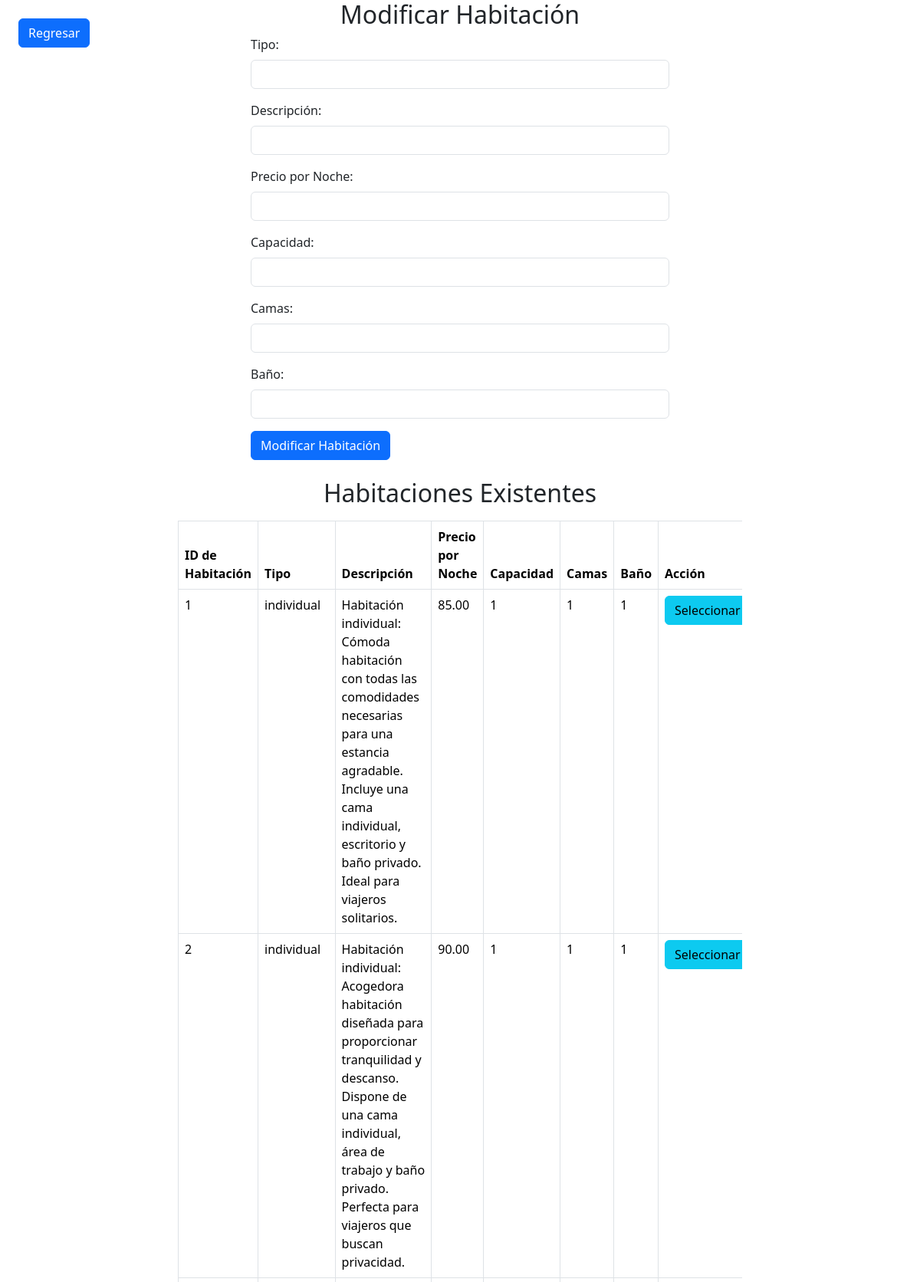
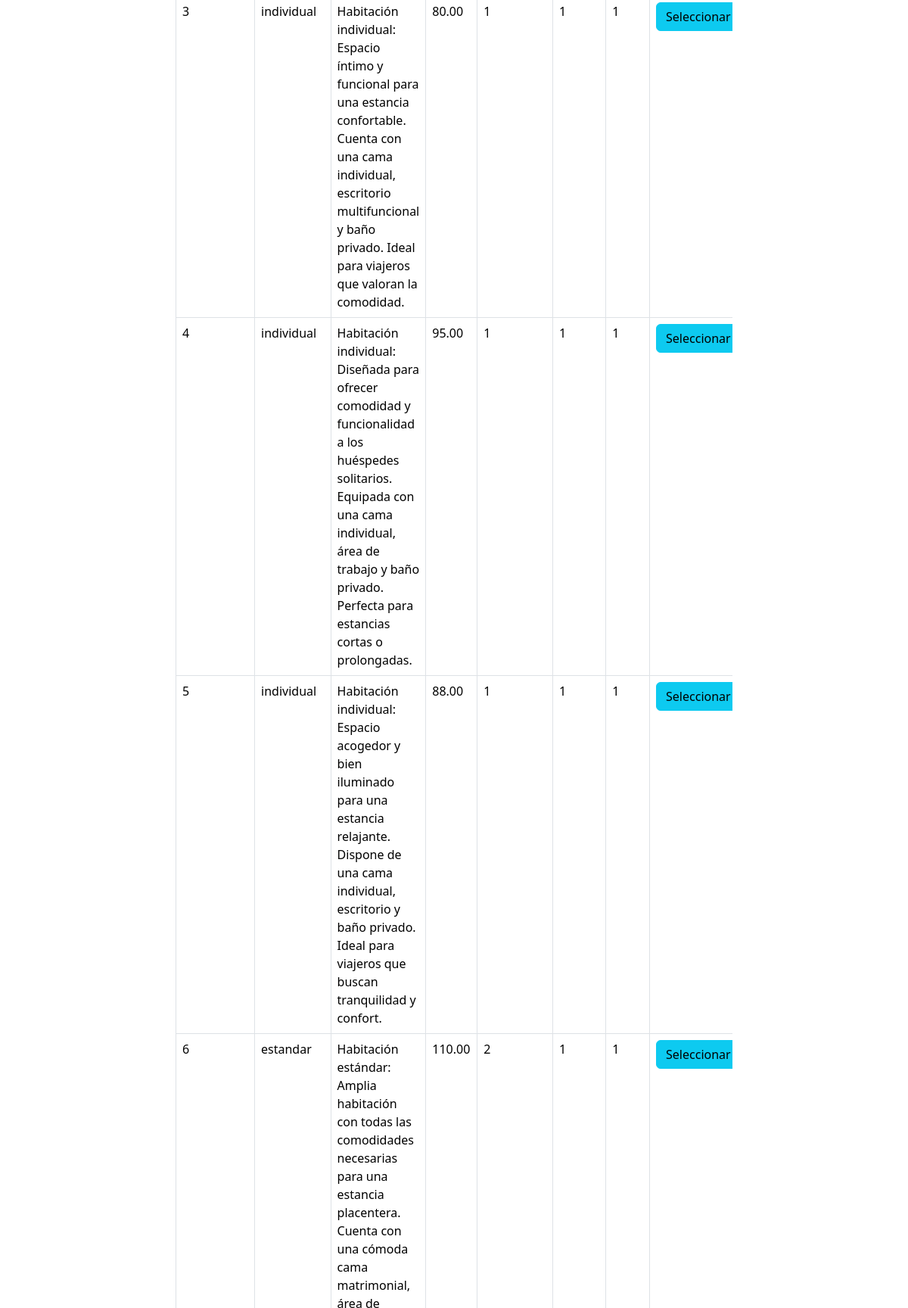
The app's page /administrador/modificar_habitaciones.php (signed in, upper part) with its own data (2 pictures, top to bottom).
### tables this page shows
CREATE TABLE `habitaciones` (
  `ID_HABITACION` int(11) NOT NULL,
  `TIPO` varchar(255) NOT NULL,
  `DESCRIPCION` varchar(255) DEFAULT NULL,
  `PRECIOPORNOCHE` decimal(10,2) NOT NULL,
  `CAPACIDAD` int(11) NOT NULL,
  `CAMAS` int(11) DEFAULT NULL,
  `BANO` int(11) DEFAULT NULL
);

### administrador/modificar_habitaciones.php (the view, shortened to what this page needs)
<?php
include 'basedatos/basedatos.php';
$sql_habitaciones = "SELECT * FROM habitaciones";
$result_habitaciones = $conn->query($sql_habitaciones);
?>
<!DOCTYPE html>
<html lang="es">
<head>
    <link href="https://cdn.jsdelivr.net/npm/bootstrap@5.3.2/dist/css/bootstrap.min.css" rel="stylesheet">
</head>
<body>
    <div class="container">
        <a href="inicioCRUD.php" class="btn btn-primary position-absolute top-0 start-0 m-4">Regresar</a>
        <h2 class="text-center">Modificar Habitación</h2>
        <div class="row justify-content-center">
            <div class="col-md-6">
                <form method="post">
                    <div class="mb-3">
                        <label for="tipo" class="form-label">Tipo:</label>
                        <input type="text" class="form-control" id="tipo" name="tipo">
                    </div>
                    <div class="mb-3">
                        <label for="descripcion" class="form-label">Descripción:</label>
                        <input type="text" class="form-control" id="descripcion" name="descripcion">
                    </div>
                    <div class="mb-3">
                        <label for="precio_por_noche" class="form-label">Precio por Noche:</label>
                        <input type="text" class="form-control" id="precio_por_noche" name="precio_por_noche">
                    </div>
                    <div class="mb-3">
                        <label for="capacidad" class="form-label">Capacidad:</label>
                        <input type="text" class="form-control" id="capacidad" name="capacidad">
                    </div>
                    <div class="mb-3">
                        <label for="camas" class="form-label">Camas:</label>
                        <input type="text" class="form-control" id="camas" name="camas">
                    </div>
                    <div class="mb-3">
                        <label for="bano" class="form-label">Baño:</label>
                        <input type="text" class="form-control" id="bano" name="bano">
                    </div>
                    <button type="submit" class="btn btn-primary">Modificar Habitación</button>
                </form>
            </div>
        </div>
        <h2 class="mt-4 text-center">Habitaciones Existentes</h2>
        <div class="row justify-content-center">
            <div class="col-md-8">
                <div class="table-responsive mt-2">
                    <table class="table table-bordered">
                        <thead>
                            <tr>
                                <th>ID de Habitación</th>
                                <th>Tipo</th>
                                <th>Descripción</th>
                                <th>Precio por Noche</th>
                                <th>Capacidad</th>
                                <th>Camas</th>
                                <th>Baño</th>
                                <th>Acción</th>
                            </tr>
                        </thead>
                        <tbody>
                            <?php
                            if ($result_habitaciones->num_rows > 0) {
                                while ($row = $result_habitaciones->fetch_assoc()) {
                                    echo "<tr>";
                                    echo "<td>" . $row["ID_HABITACION"] . "</td>";
                                    echo "<td>" . $row["TIPO"] . "</td>";
                                    echo "<td>" . $row["DESCRIPCION"] . "</td>";
                                    echo "<td>" . $row["PRECIOPORNOCHE"] . "</td>";
                                    echo "<td>" . $row["CAPACIDAD"] . "</td>";
                                    echo "<td>" . $row["CAMAS"] . "</td>";
                                    echo "<td>" . $row["BANO"] . "</td>";
                                    echo "<td><button class='btn btn-info select-btn' data-id='" . $row["ID_HABITACION"] . "' data-tipo='" . $row["TIPO"] . "' data-descripcion='" . $row["DESCRIPCION"] . "' data-precio='" . $row["PRECIOPORNOCHE"] . "' data-capacidad='" . $row["CAPACIDAD"] . "' data-camas='" . $row["CAMAS"] . "' data-bano='" . $row["BANO"] . "'>Seleccionar</button></td>";
                                    echo "</tr>";
                                }
                            } else {
                                echo "<tr><td colspan='8'>No hay habitaciones.</td></tr>";
                            }
                            ?>
                        </tbody>
                    </table>
                </div>
            </div>
        </div>
    </div>
</body>
</html>

### records on screen
habitaciones: ID_HABITACION "1", TIPO "individual", DESCRIPCION "Habitación individual: Cómoda habitación con todas las comodidades necesarias para una estancia agradable. Incluye una cama individual, escritorio y baño privado. Ideal para viajeros solitarios.", PRECIOPORNOCHE "85.00", CAPACIDAD "1", CAMAS "1", BANO "1"
habitaciones: ID_HABITACION "2", TIPO "individual", DESCRIPCION "Habitación individual: Acogedora habitación diseñada para proporcionar tranquilidad y descanso. Dispone de una cama individual, área de trabajo y baño privado. Perfecta para viajeros que buscan privacidad.", PRECIOPORNOCHE "90.00", CAPACIDAD "1", CAMAS "1", BANO "1"
habitaciones: ID_HABITACION "3", TIPO "individual", DESCRIPCION "Habitación individual: Espacio íntimo y funcional para una estancia confortable. Cuenta con una cama individual, escritorio multifuncional y baño privado. Ideal para viajeros que valoran la comodidad.", PRECIOPORNOCHE "80.00", CAPACIDAD "1", CAMAS "1", BANO "1"
habitaciones: ID_HABITACION "4", TIPO "individual", DESCRIPCION "Habitación individual: Diseñada para ofrecer comodidad y funcionalidad a los huéspedes solitarios. Equipada con una cama individual, área de trabajo y baño privado. Perfecta para estancias cortas o prolongadas.", PRECIOPORNOCHE "95.00", CAPACIDAD "1", CAMAS "1", BANO "1"
habitaciones: ID_HABITACION "5", TIPO "individual", DESCRIPCION "Habitación individual: Espacio acogedor y bien iluminado para una estancia relajante. Dispone de una cama individual, escritorio y baño privado. Ideal para viajeros que buscan tranquilidad y confort.", PRECIOPORNOCHE "88.00", CAPACIDAD "1", CAMAS "1", BANO "1"
habitaciones: ID_HABITACION "6", TIPO "estandar", PRECIOPORNOCHE "110.00", CAPACIDAD "2", CAMAS "1", BANO "1"
